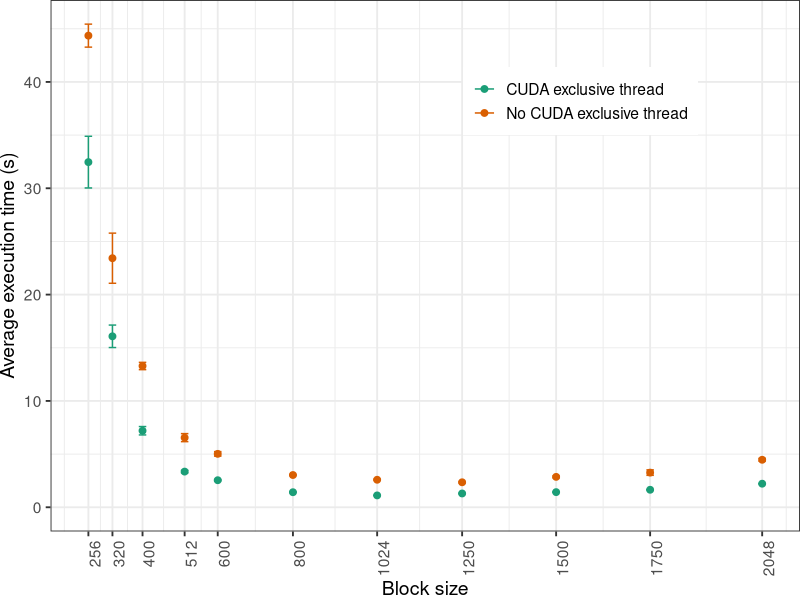

Write R code to recreate this figure.
library(ggplot2)
library(dplyr)

xeon_getrf <- read.csv('../outputs/xeon_performance/getrf_gpu.csv', sep=";", header=TRUE) |> select(Function, threads, nb, time)
xeon_potrf <- read.csv('../outputs/xeon_performance/potrf_gpu.csv', sep=";", header=TRUE) |> select(Function, threads, nb, time)

i9_getrf <- read.csv('../outputs/i9_performance/getrf_gpu.csv', sep=";", header=TRUE) |> select(Function, threads, nb, cudacore, time)
i9_potrf <- read.csv('../outputs/i9_performance/potrf_gpu.csv', sep=";", header=TRUE) |> select(Function, threads, nb, cudacore, time)

xeon <- bind_rows(xeon_getrf |> group_by(nb) |> arrange(time) |> slice(0:(n()-1)) |> ungroup(),
                  xeon_potrf |> group_by(nb) |> arrange(time) |> slice(0:(n()-1)) |> ungroup())
xeon$cpu = 'Xeon'

i9 <- bind_rows(i9_getrf |> group_by(nb) |> arrange(time) |> slice(0:(n()-1)) |> ungroup(),
                i9_potrf |> group_by(nb) |> arrange(time) |> slice(0:(n()-1)) |> ungroup())
i9$cpu = 'i9'

df <- bind_rows(xeon, i9)		    
label_func <- c('Single Precision LU', 'Single Precision Cholesky')
names(label_func) <- c('sgetrf_nopiv', 'spotrf')

df$cuda <- ifelse(df$threads == 7 | df$threads == 23, "CUDA exclusive thread", "No CUDA exclusive thread")

meu_estilo <- function() {
    list(
        theme_bw(base_size = 14),
        theme(
            legend.title = element_blank(),
            plot.margin = unit(c(0, 0, 0, 0), "cm"),
            legend.spacing = unit(1, "mm"),
            legend.position = "inside",
            legend.position.inside = c(0.55,0.81),
            legend.justification = "left",
            legend.box.spacing = unit(0, "pt"),
            legend.box.margin = margin(0, 0, 0, 0),
            axis.text.x = element_text(angle=90, vjust=1, hjust=1)    
        ))
}

df |>
    filter(nb > 128 & cpu == 'Xeon' & Function == 'sgetrf_nopiv') |>
    group_by(Function, threads, nb, cuda, cpu) |>
    summarize(count = n(), avg_t = mean(time), sd = sd(time), se = 3*sd/sqrt(count)) |>
    ggplot(aes(x = nb, y = avg_t, color = factor(cuda),
               ymin = avg_t - se,
               ymax = avg_t + se,
               )) +
    geom_point(size=2) +
    geom_errorbar(width=20) +
    ylim(0, NA) +
    labs(x="Block size", y="Average execution time (s)", color="Application") +
    scale_x_continuous(breaks=unique(df$nb)) +
    scale_colour_brewer(palette="Dark2") +
    meu_estilo() -> plot


ggsave('cuda_exclusive.pdf', width=6, height=4, plot)
